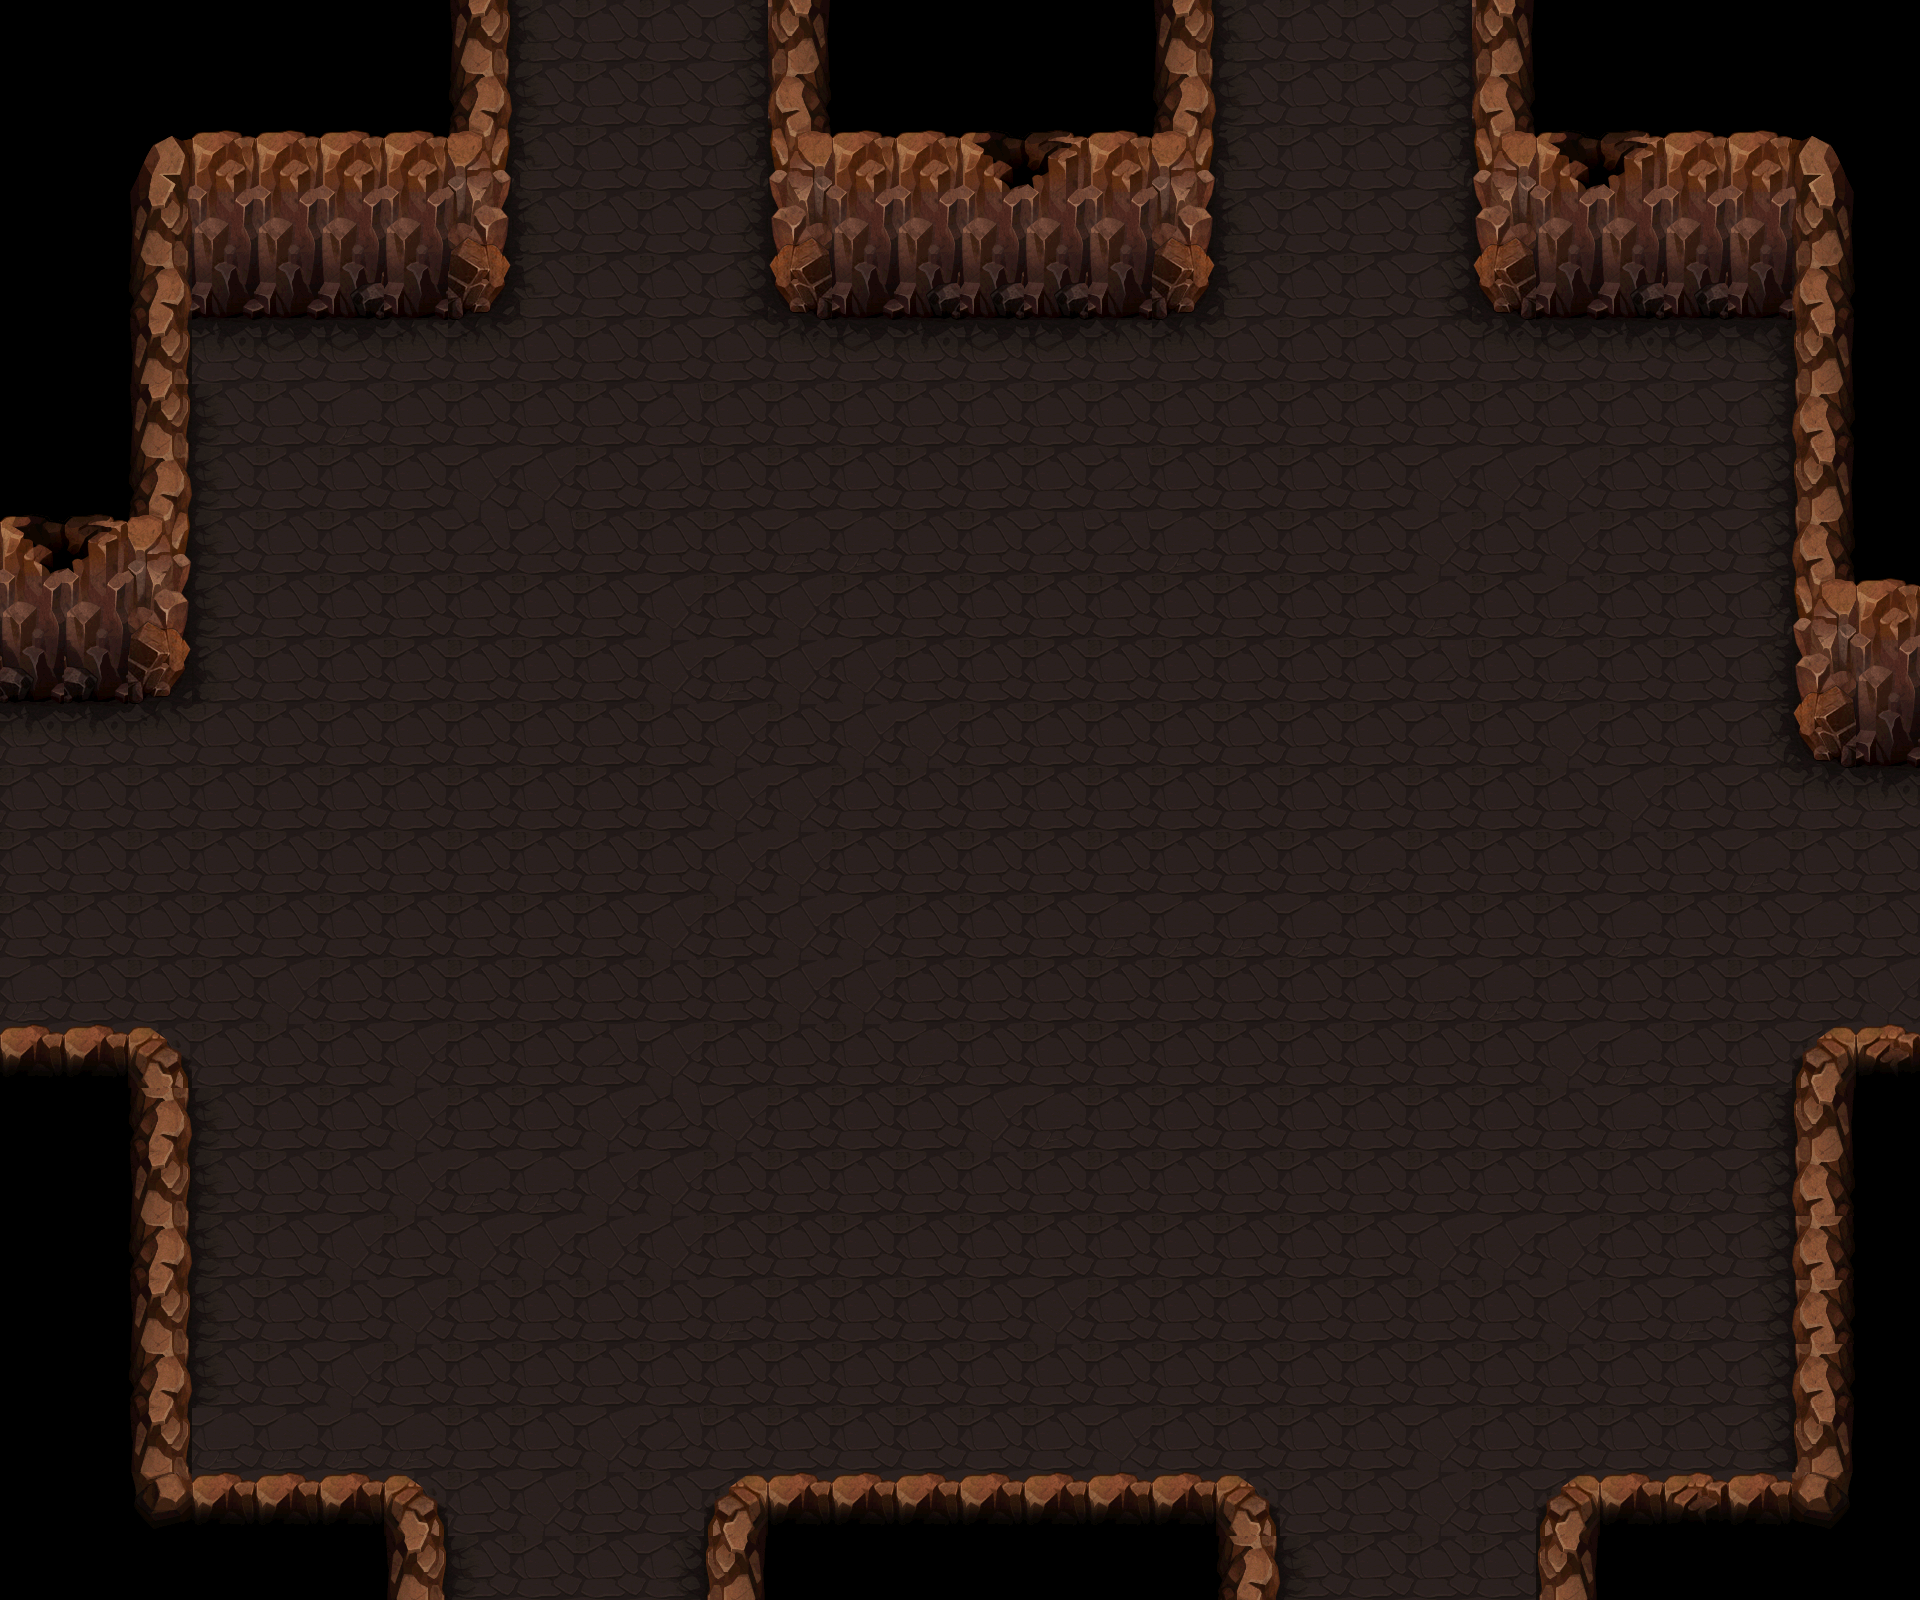

A 2D game scene composited from a Tiled map and its tileset images. What follows is a short description and the map's XML, with each tile layer's data collapsed to a summary:
An orthogonal 30x25 tile map with 64x64 px tiles, 1 tile layer (background), 20 tilesets and 79 objects (22x collide, 13x collide_bullet).

<map version="1.0" orientation="orthogonal" width="30" height="25" tilewidth="64" tileheight="64">
 <tileset firstgid="1" name="bg07" tilewidth="64" tileheight="64">
  <image source="bg07.png" width="512" height="512" />
 </tileset>
 <tileset firstgid="65" name="jianzhu07_liewen05" tilewidth="81" tileheight="153">
  <image source="jianzhu07_liewen05.png" width="81" height="153" />
 </tileset>
 <tileset firstgid="66" name="jianzhu07_shitou" tilewidth="186" tileheight="118">
  <image source="jianzhu07_shitou.png" width="186" height="118" />
 </tileset>
 <tileset firstgid="67" name="jianzhu07_liewen" tilewidth="267" tileheight="172">
  <image source="jianzhu07_liewen.png" width="267" height="172" />
 </tileset>
 <tileset firstgid="68" name="jianzhu07_liewen04" tilewidth="290" tileheight="82">
  <image source="jianzhu07_liewen04.png" width="290" height="82" />
 </tileset>
 <tileset firstgid="69" name="jianzhu07_liewen02" tilewidth="107" tileheight="82">
  <image source="jianzhu07_liewen02.png" width="107" height="82" />
 </tileset>
 <tileset firstgid="70" name="jianzhu07_liewen03" tilewidth="107" tileheight="82">
  <image source="jianzhu07_liewen03.png" width="107" height="82" />
 </tileset>
 <tileset firstgid="71" name="jianzhu4_xie02" tilewidth="234" tileheight="196">
  <image source="jianzhu4_xie02.png" width="234" height="196" />
 </tileset>
 <tileset firstgid="72" name="jianzhu4_xie04" tilewidth="192" tileheight="132">
  <image source="jianzhu4_xie04.png" width="192" height="132" />
 </tileset>
 <tileset firstgid="73" name="jianzhu4_xie01" tilewidth="323" tileheight="116">
  <image source="jianzhu4_xie01.png" width="323" height="116" />
 </tileset>
 <tileset firstgid="74" name="jianzhu4_xie03" tilewidth="167" tileheight="297">
  <image source="jianzhu4_xie03.png" width="167" height="297" />
 </tileset>
 <tileset firstgid="75" name="jianzhu_xiangzi05" tilewidth="150" tileheight="170">
  <image source="jianzhu_xiangzi05.png" width="150" height="170" />
 </tileset>
 <tileset firstgid="76" name="jianzhu_xiangzi06" tilewidth="90" tileheight="113">
  <image source="jianzhu_xiangzi06.png" width="90" height="113" />
 </tileset>
 <tileset firstgid="77" name="jianzhu_xiangzi02" tilewidth="122" tileheight="126">
  <image source="jianzhu_xiangzi02.png" width="122" height="126" />
 </tileset>
 <tileset firstgid="78" name="jianzhu_xiangzi03" tilewidth="122" tileheight="76">
  <image source="jianzhu_xiangzi03.png" width="122" height="76" />
 </tileset>
 <tileset firstgid="79" name="jianzhu_xiangzi04" tilewidth="183" tileheight="126">
  <image source="jianzhu_xiangzi04.png" width="183" height="126" />
 </tileset>
 <tileset firstgid="80" name="jianzhu_xiangzi01" tilewidth="71" tileheight="80">
  <image source="jianzhu_xiangzi01.png" width="71" height="80" />
 </tileset>
 <tileset firstgid="81" name="jianzhu_xiangzi07" tilewidth="92" tileheight="112">
  <image source="jianzhu_xiangzi07.png" width="92" height="112" />
 </tileset>
 <tileset firstgid="82" name="jianzhu_qiang01" tilewidth="92" tileheight="54">
  <image source="jianzhu_qiang01.png" width="92" height="54" />
 </tileset>
 <tileset firstgid="83" name="jianzhu07_ken01" tilewidth="212" tileheight="193">
  <image source="jianzhu07_ken01.png" width="212" height="193" />
 </tileset>
 <layer name="background" width="30" height="25">
  <data>[750 cells, 750 non-empty, 46 distinct tile ids]</data>
 </layer>
 <objectgroup name="fengxi" width="30" height="25">
  <properties>
   <property name="filename" value="jianzhu07_liewen05.png" />
   <property name="groundlayer" value="1" />
  </properties>
  <object gid="65" x="873" y="296" />
  <object gid="65" x="300" y="296">
   <properties>
    <property name="groundZ" value="1" />
   </properties>
  </object>
  <object gid="65" x="67" y="689" />
 </objectgroup>
 <objectgroup name="dilie1" width="30" height="25">
  <properties>
   <property name="filename" value="jianzhu07_liewen.png" />
   <property name="groundlayer" value="1" />
  </properties>
  <object gid="67" x="1456" y="926">
   <properties>
    <property name="groundZ" value="1" />
   </properties>
  </object>
  <object gid="67" x="900" y="1394">
   <properties>
    <property name="groundZ" value="1" />
   </properties>
  </object>
  <object gid="67" x="782" y="640">
   <properties>
    <property name="groundZ" value="1" />
   </properties>
  </object>
  <object gid="67" x="186" y="962">
   <properties>
    <property name="groundZ" value="1" />
   </properties>
  </object>
 </objectgroup>
 <objectgroup name="dilie2" width="30" height="25">
  <properties>
   <property name="filename" value="jianzhu07_liewen04.png" />
   <property name="groundlayer" value="1" />
  </properties>
  <object gid="68" x="967" y="1131">
   <properties>
    <property name="groundZ" value="1" />
   </properties>
  </object>
  <object gid="68" x="599" y="869">
   <properties>
    <property name="groundZ" value="1" />
   </properties>
  </object>
 </objectgroup>
 <objectgroup name="dilie3" width="30" height="25">
  <properties>
   <property name="filename" value="jianzhu07_liewen02.png" />
   <property name="groundlayer" value="1" />
  </properties>
  <object gid="69" x="1572" y="572">
   <properties>
    <property name="groundZ" value="1" />
   </properties>
  </object>
  <object gid="69" x="1586" y="1389">
   <properties>
    <property name="groundZ" value="1" />
   </properties>
  </object>
  <object gid="69" x="274" y="492">
   <properties>
    <property name="groundZ" value="1" />
   </properties>
  </object>
 </objectgroup>
 <objectgroup name="dilie4" width="30" height="25">
  <properties>
   <property name="filename" value="jianzhu07_liewen03.png" />
   <property name="groundlayer" value="1" />
  </properties>
  <object gid="70" x="1241" y="848">
   <properties>
    <property name="groundZ" value="1" />
   </properties>
  </object>
  <object gid="70" x="304" y="1286">
   <properties>
    <property name="groundZ" value="1" />
   </properties>
  </object>
 </objectgroup>
 <objectgroup name="blood1" width="30" height="25">
  <properties>
   <property name="filename" value="jianzhu4_xie02.png" />
   <property name="groundlayer" value="1" />
  </properties>
  <object gid="71" x="1295" y="1664" />
  <object gid="71" x="-48" y="960">
   <properties>
    <property name="groundZ" value="1" />
   </properties>
  </object>
 </objectgroup>
 <objectgroup name="blood2" width="30" height="25">
  <properties>
   <property name="filename" value="jianzhu4_xie04.png" />
   <property name="groundlayer" value="1" />
  </properties>
  <object gid="72" x="1218" y="1036" />
  <object gid="72" x="1247" y="1377" />
  <object gid="72" x="1061" y="706" />
  <object gid="72" x="262" y="1166" />
  <object gid="72" x="542" y="512" />
 </objectgroup>
 <objectgroup name="blood3" width="30" height="25">
  <properties>
   <property name="filename" value="jianzhu4_xie01.png" />
   <property name="groundlayer" value="1" />
  </properties>
  <object gid="73" x="607" y="1046" />
  <object gid="73" x="1730" y="978" />
 </objectgroup>
 <objectgroup name="blood4" width="30" height="25">
  <properties>
   <property name="filename" value="jianzhu4_xie03.png" />
   <property name="groundlayer" value="1" />
  </properties>
  <object gid="74" x="1259" y="250" />
  <object gid="74" x="546" y="290" />
  <object gid="74" x="480" y="1656" />
 </objectgroup>
 <objectgroup name="blackboxb" width="30" height="25">
  <properties>
   <property name="filename" value="jianzhu_xiangzi05.png" />
   <property name="groundlayer" value="1" />
  </properties>
  <object gid="75" x="1047" y="387">
   <properties>
    <property name="groundZ" value="1" />
   </properties>
  </object>
 </objectgroup>
 <objectgroup name="blackboxs" width="30" height="25">
  <properties>
   <property name="filename" value="jianzhu_xiangzi06.png" />
   <property name="groundlayer" value="1" />
  </properties>
  <object gid="76" x="402" y="389">
   <properties>
    <property name="groundZ" value="1" />
   </properties>
  </object>
 </objectgroup>
 <objectgroup name="greenkboxb" width="30" height="25">
  <properties>
   <property name="filename" value="jianzhu_xiangzi02.png" />
   <property name="groundlayer" value="1" />
  </properties>
  <object gid="77" x="1660" y="383">
   <properties>
    <property name="groundZ" value="1" />
   </properties>
  </object>
 </objectgroup>
 <objectgroup name="greenkboxs" width="30" height="25">
  <properties>
   <property name="filename" value="jianzhu_xiangzi03.png" />
   <property name="groundlayer" value="1" />
  </properties>
  <object gid="78" x="1524" y="385">
   <properties>
    <property name="groundZ" value="1" />
   </properties>
  </object>
  <object gid="78" x="848" y="384">
   <properties>
    <property name="groundZ" value="1" />
   </properties>
  </object>
 </objectgroup>
 <objectgroup name="muboxb" width="30" height="25">
  <properties>
   <property name="filename" value="jianzhu_xiangzi04.png" />
   <property name="groundlayer" value="1" />
  </properties>
  <object gid="79" x="200" y="387">
   <properties>
    <property name="groundZ" value="2" />
   </properties>
  </object>
 </objectgroup>
 <objectgroup name="muboxs" width="30" height="25">
  <properties>
   <property name="filename" value="jianzhu_xiangzi01.png" />
   <property name="groundlayer" value="1" />
  </properties>
  <object gid="80" x="974" y="383">
   <properties>
    <property name="groundZ" value="1" />
   </properties>
  </object>
 </objectgroup>
 <objectgroup name="M16" width="30" height="25">
  <properties>
   <property name="filename" value="jianzhu_xiangzi07.png" />
   <property name="groundlayer" value="1" />
  </properties>
  <object gid="81" x="1075" y="332">
   <properties>
    <property name="groundZ" value="10" />
   </properties>
  </object>
  <object gid="81" x="1673" y="353">
   <properties>
    <property name="groundZ" value="10" />
   </properties>
  </object>
  <object gid="81" x="237" y="369">
   <properties>
    <property name="groundZ" value="10" />
   </properties>
  </object>
 </objectgroup>
 <objectgroup name="SVD" width="30" height="25">
  <properties>
   <property name="filename" value="jianzhu_qiang01.png" />
   <property name="groundlayer" value="1" />
  </properties>
  <object gid="82" x="905" y="358">
   <properties>
    <property name="groundZ" value="10" />
   </properties>
  </object>
 </objectgroup>
 <objectgroup name="dakeng" width="30" height="25">
  <properties>
   <property name="filename" value="jianzhu07_ken01.png" />
   <property name="groundlayer" value="1" />
  </properties>
  <object gid="83" x="1250" y="654" />
  <object gid="83" x="509" y="1281" />
  <object gid="83" x="947" y="988" />
  <object gid="83" x="424" y="736" />
  <object gid="83" x="1410" y="1218" />
 </objectgroup>
 <objectgroup name="stone" width="30" height="25">
  <properties>
   <property name="filename" value="jianzhu07_shitou.png" />
   <property name="groundlayer" value="1" />
  </properties>
  <object gid="66" x="1803" y="815" />
  <object gid="66" x="199" y="1469">
   <properties>
    <property name="groundZ" value="2" />
   </properties>
  </object>
 </objectgroup>
 <objectgroup name="collide_people" width="30" height="25" visible="0">
  <object type="collide" x="-42" y="231" width="258" height="481" />
  <object type="collide" x="-193" y="-408" width="383" height="591" />
  <object type="collide" x="748" y="-267" width="484" height="590" />
  <object type="collide" x="836" y="-192" width="365" height="580" />
  <object type="collide" x="1449" y="-263" width="383" height="591" />
  <object type="collide" x="1512" y="112" width="345" height="277" />
  <object type="collide" x="1771" y="227" width="383" height="591" />
  <object type="collide" x="1769" y="1041" width="383" height="591" />
  <object type="collide" x="1513" y="1491" width="383" height="591" />
  <object type="collide" x="679" y="1491" width="625" height="623" />
  <object type="collide" x="-154" y="1485" width="625" height="623" />
  <object type="collide" x="-240" y="1339" width="625" height="623" />
  <object type="collide" x="-410" y="1043" width="625" height="623" />
  <object type="collide" x="-630" y="555" width="625" height="623" />
  <object type="collide" x="1926" y="669" width="625" height="623" />
  <object type="collide" x="433" y="-218" width="1222" height="205" />
  <object type="collide" x="315" y="1610" width="1377" height="202" />
  <object type="collide" x="946" y="817" width="213" height="172" />
  <object type="collide" x="1249" y="483" width="213" height="172" />
  <object type="collide" x="1409" y="1047" width="213" height="172" />
  <object type="collide" x="508" y="1109" width="213" height="172" />
  <object type="collide" x="423" y="564" width="213" height="172" />
 </objectgroup>
 <objectgroup name="collide_bullet" width="30" height="25" visible="0">
  <object type="collide_bullet" x="-45" y="90" width="226" height="521" />
  <object type="collide_bullet" x="115" y="-295" width="385" height="540" />
  <object type="collide_bullet" x="781" y="-303" width="424" height="541" />
  <object type="collide_bullet" x="1068" y="69" width="89" height="244" />
  <object type="collide_bullet" x="1483" y="-302" width="429" height="540" />
  <object type="collide_bullet" x="1664" y="-210" width="429" height="540" />
  <object type="collide_bullet" x="1804" y="169" width="429" height="540" />
  <object type="collide_bullet" x="1802" y="1033" width="429" height="540" />
  <object type="collide_bullet" x="1546" y="1481" width="473" height="265" />
  <object type="collide_bullet" x="714" y="1479" width="557" height="197" />
  <object type="collide_bullet" x="-247" y="1033" width="429" height="540" />
  <object type="collide_bullet" x="7" y="1481" width="429" height="540" />
  <object type="collide_bullet" x="-95" y="-199" width="429" height="540" />
 </objectgroup>
</map>
